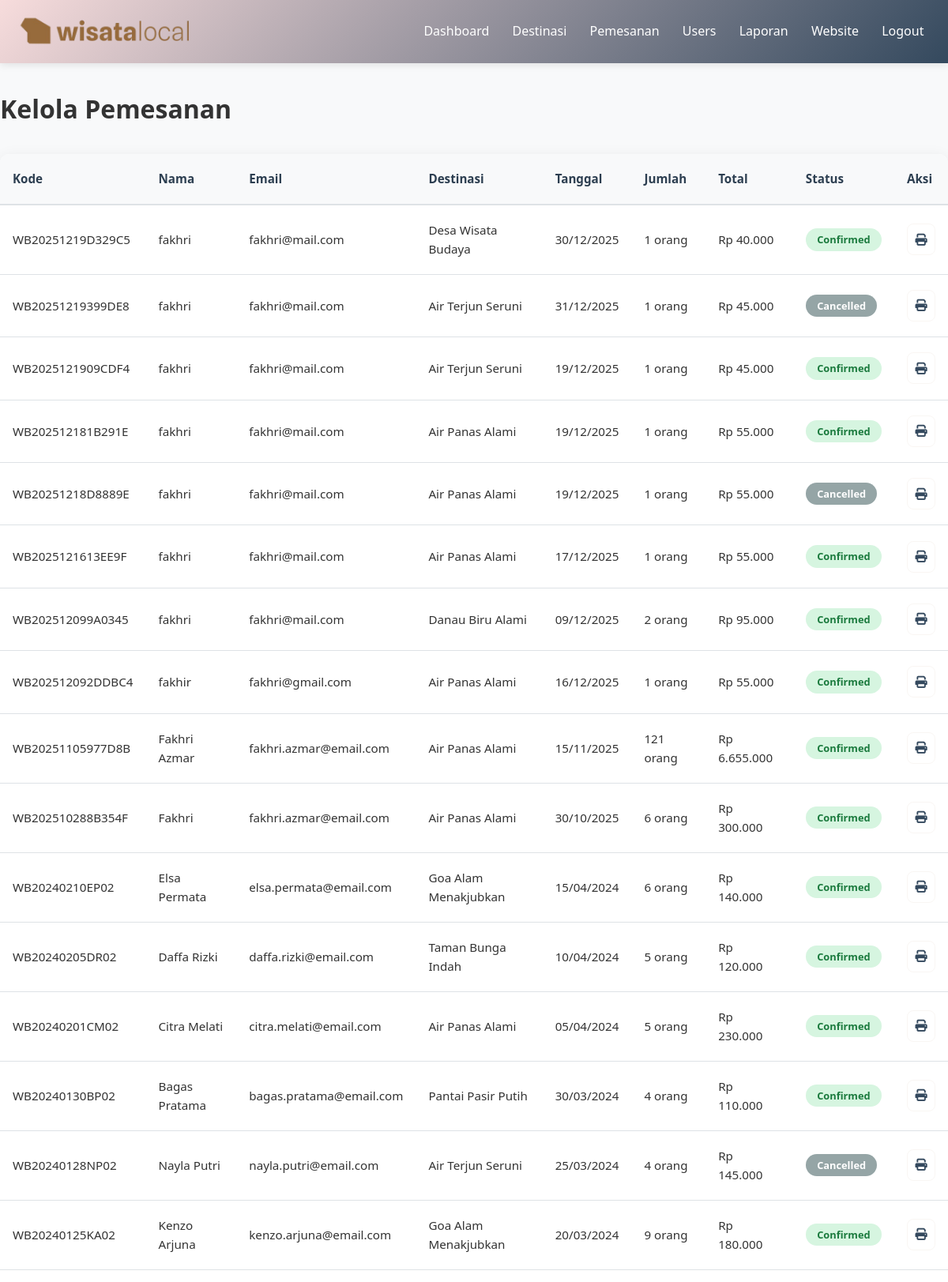
The app's page /admin/pemesanan.php (signed in, upper part) with its own data.
### tables this page shows
CREATE TABLE `pemesanan` (
  `id` int(11) NOT NULL AUTO_INCREMENT,
  `kode_booking` varchar(20) NOT NULL,
  `user_id` int(11) DEFAULT NULL,
  `destinasi_id` int(11) NOT NULL,
  `nama_pemesan` varchar(100) NOT NULL,
  `email` varchar(100) NOT NULL,
  `no_telepon` varchar(15) NOT NULL,
  `tanggal_berkunjung` date NOT NULL,
  `jumlah_dewasa` int(11) NOT NULL,
  `jumlah_anak` int(11) NOT NULL,
  `total_harga` decimal(10,2) NOT NULL,
  `status` enum('pending','confirmed','cancelled') DEFAULT 'pending',
  `created_at` timestamp NOT NULL DEFAULT current_timestamp(),
  PRIMARY KEY (`id`),
  UNIQUE KEY `kode_booking` (`kode_booking`),
  KEY `user_id` (`user_id`),
  KEY `destinasi_id` (`destinasi_id`),
  CONSTRAINT `pemesanan_ibfk_1` FOREIGN KEY (`user_id`) REFERENCES `users` (`id`),
  CONSTRAINT `pemesanan_ibfk_2` FOREIGN KEY (`destinasi_id`) REFERENCES `destinasi` (`id`)
);

CREATE TABLE `destinasi` (
  `id` int(11) NOT NULL AUTO_INCREMENT,
  `nama_destinasi` varchar(100) NOT NULL,
  `deskripsi` text DEFAULT NULL,
  `harga_dewasa` decimal(10,2) NOT NULL,
  `harga_anak` decimal(10,2) NOT NULL,
  `kuota_harian` int(11) NOT NULL,
  `gambar` varchar(255) DEFAULT NULL,
  `created_at` timestamp NOT NULL DEFAULT current_timestamp(),
  `foto` varchar(255) DEFAULT NULL,
  PRIMARY KEY (`id`)
);

### config/config.php (called while the page is built, shortened)
<?php
function formatRupiah($number) {
    return 'Rp ' . number_format($number, 0, ',', '.');
}
?>

### admin/pemesanan.php (the view, shortened to what this page needs)
<?php
require_once '../config/config.php';
$db = (new Database())->getConnection();
$user_filter = '';
$params = [];
$query = "
    SELECT p.*, d.nama_destinasi, u.nama_lengkap
    FROM pemesanan p
    LEFT JOIN destinasi d ON p.destinasi_id = d.id
    LEFT JOIN users u ON p.user_id = u.id
    $user_filter
    ORDER BY p.created_at DESC
";
$stmt = $db->prepare($query);
$stmt->execute($params);
$pemesanan = $stmt->fetchAll(PDO::FETCH_ASSOC);
?>
<!DOCTYPE html>
<html>
<head>
    <link rel="stylesheet" href="../css/style.css">
    <link rel="stylesheet" href="https://cdnjs.cloudflare.com/ajax/libs/font-awesome/6.4.0/css/all.min.css">
</head>
<body>
    <?php include 'header-admin.php'; ?>
    <main class="container">
        <h1>Kelola Pemesanan</h1>
        <div class="table-container">
            <table>
                <thead>
                    <tr>
                        <th>Kode</th>
                        <th>Nama</th>
                        <th>Email</th>
                        <th>Destinasi</th>
                        <th>Tanggal</th>
                        <th>Jumlah</th>
                        <th>Total</th>
                        <th>Status</th>
                        <th>Aksi</th>
                    </tr>
                </thead>
                <tbody>
                    <?php foreach ($pemesanan as $p): ?>
                        <tr>
                            <td><?php echo $p['kode_booking']; ?></td>
                            <td><?php echo $p['nama_pemesan']; ?></td>
                            <td><?php echo $p['email']; ?></td>
                            <td><?php echo $p['nama_destinasi']; ?></td>
                            <td><?php echo date('d/m/Y', strtotime($p['tanggal_berkunjung'])); ?></td>
                            <td><?php echo $p['jumlah_dewasa'] + $p['jumlah_anak']; ?> orang</td>
                            <td><?php echo formatRupiah($p['total_harga']); ?></td>
                            <td>
                                <span class="status <?php echo $p['status']; ?>"><?php echo $p['status']; ?></span>
                            </td>
                            <td>
                                <a class="btn btn-small" title="Cetak" href="../cetak_tiket.php?kode=<?php echo $p['kode_booking']; ?>" target="_blank">
                                    <i class="fa fa-print"></i>
                                </a>
                            </td>
                        </tr>
                    <?php endforeach; ?>
                </tbody>
            </table>
        </div>
    </main>
</body>
<?php
include '../includes/footer.php';
?>
</html>

### css/style.css (style rules this page uses)
* { margin: 0; padding: 0; box-sizing: border-box; }
html { scroll-behavior: smooth; }
body { font-family: 'Segoe UI', Tahoma, Geneva, Verdana, sans-serif; line-height: 1.6; color: #333; background-color: #f8f9fa; min-height: 100vh; display: flex; flex-direction: column; }
.container { max-width: 1200px; margin: 0 auto; padding: 0 20px; width: 100%; }
:root { --brown: #976a3c; --brown-dark: #34495e; --brown-soft: #f7efe6; --primary: #1e73be; --muted: #6c757d; }
main.container { flex: 1; padding: 2rem 0; margin-top: 0; }
.btn { display: inline-block; padding: 0.65rem 1.1rem; background: var(--primary); color: #fff; text-decoration: none; border-radius: 999px; border: none; cursor: pointer; font-size: 0.95rem; font-weight: 600; transition: transform 0.18s ease, box-shadow 0.18s ease, filter 0.12s ease; text-align: center; min-height: 40px; line-height: 1; }
.table-container { background: white; border-radius: 12px; overflow: hidden; box-shadow: 0 5px 20px rgba(0, 0, 0, 0.08); margin: 2rem 0; }
table { width: 100%; border-collapse: collapse; font-size: 0.95rem; }
th, td { padding: 1.2rem 1rem; text-align: left; border-bottom: 1px solid #dee2e6; }
th { background: #f8f9fa; font-weight: 600; color: #2c3e50; border-bottom: 2px solid #dee2e6; }
.status { padding: 0.4rem 1rem; border-radius: 20px; font-size: 0.8rem; font-weight: bold; text-transform: uppercase; display: inline-block; }
.status.confirmed { background: #d4edda; color: #155724; }
.status.cancelled { background: #f8d7da; color: #721c24; }
.status { padding: 0.25rem 0.9rem; border-radius: 999px; font-weight: 700; text-transform: capitalize; }
.status.confirmed { background: #d6f5e0; color: #1a7a3d; }
.status.cancelled { background: #95a5a6; color: white; }
.btn-small { display:inline-flex; align-items:center; justify-content:center; padding:0.35rem 0.55rem; background: transparent; color: var(--brown-dark); border-radius:8px; text-decoration:none; font-weight:700; min-width:36px; border: 1px solid rgba(151,106,60,0.06); }

### records on screen
pemesanan: kode_booking "WB20251219D329C5", nama_pemesan "fakhri", email "fakhri@mail.com", destinasi.nama_destinasi "Desa Wisata Budaya", tanggal_berkunjung "30/12/2025", $p['jumlah_dewasa'] + $p['jumlah_anak'] "1", total_harga "Rp 40.000", status "Confirmed"
pemesanan: kode_booking "WB20251219399DE8", nama_pemesan "fakhri", email "fakhri@mail.com", destinasi.nama_destinasi "Air Terjun Seruni", tanggal_berkunjung "31/12/2025", $p['jumlah_dewasa'] + $p['jumlah_anak'] "1", total_harga "Rp 45.000", status "Cancelled"
pemesanan: kode_booking "WB2025121909CDF4", nama_pemesan "fakhri", email "fakhri@mail.com", destinasi.nama_destinasi "Air Terjun Seruni", tanggal_berkunjung "19/12/2025", $p['jumlah_dewasa'] + $p['jumlah_anak'] "1", total_harga "Rp 45.000", status "Confirmed"
pemesanan: kode_booking "WB202512181B291E", nama_pemesan "fakhri", email "fakhri@mail.com", destinasi.nama_destinasi "Air Panas Alami", tanggal_berkunjung "19/12/2025", $p['jumlah_dewasa'] + $p['jumlah_anak'] "1", total_harga "Rp 55.000", status "Confirmed"
pemesanan: kode_booking "WB20251218D8889E", nama_pemesan "fakhri", email "fakhri@mail.com", destinasi.nama_destinasi "Air Panas Alami", tanggal_berkunjung "19/12/2025", $p['jumlah_dewasa'] + $p['jumlah_anak'] "1", total_harga "Rp 55.000", status "Cancelled"
pemesanan: kode_booking "WB2025121613EE9F", nama_pemesan "fakhri", email "fakhri@mail.com", destinasi.nama_destinasi "Air Panas Alami", tanggal_berkunjung "17/12/2025", $p['jumlah_dewasa'] + $p['jumlah_anak'] "1", total_harga "Rp 55.000", status "Confirmed"
pemesanan: kode_booking "WB202512099A0345", nama_pemesan "fakhri", email "fakhri@mail.com", destinasi.nama_destinasi "Danau Biru Alami", tanggal_berkunjung "09/12/2025", $p['jumlah_dewasa'] + $p['jumlah_anak'] "2", total_harga "Rp 95.000", status "Confirmed"
pemesanan: kode_booking "WB202512092DDBC4", nama_pemesan "fakhir", email "fakhri@gmail.com", destinasi.nama_destinasi "Air Panas Alami", tanggal_berkunjung "16/12/2025", $p['jumlah_dewasa'] + $p['jumlah_anak'] "1", total_harga "Rp 55.000", status "Confirmed"
pemesanan: kode_booking "WB20251105977D8B", nama_pemesan "Fakhri Azmar", email "fakhri.azmar@email.com", destinasi.nama_destinasi "Air Panas Alami", tanggal_berkunjung "15/11/2025", $p['jumlah_dewasa'] + $p['jumlah_anak'] "121", total_harga "Rp 6.655.000", status "Confirmed"
pemesanan: kode_booking "WB202510288B354F", nama_pemesan "Fakhri", email "fakhri.azmar@email.com", destinasi.nama_destinasi "Air Panas Alami", tanggal_berkunjung "30/10/2025", $p['jumlah_dewasa'] + $p['jumlah_anak'] "6", total_harga "Rp 300.000", status "Confirmed"
pemesanan: kode_booking "WB20240210EP02", nama_pemesan "Elsa Permata", email "elsa.permata@email.com", destinasi.nama_destinasi "Goa Alam Menakjubkan", tanggal_berkunjung "15/04/2024", $p['jumlah_dewasa'] + $p['jumlah_anak'] "6", total_harga "Rp 140.000", status "Confirmed"
pemesanan: kode_booking "WB20240205DR02", nama_pemesan "Daffa Rizki", email "daffa.rizki@email.com", destinasi.nama_destinasi "Taman Bunga Indah", tanggal_berkunjung "10/04/2024", $p['jumlah_dewasa'] + $p['jumlah_anak'] "5", total_harga "Rp 120.000", status "Confirmed"
pemesanan: kode_booking "WB20240201CM02", nama_pemesan "Citra Melati", email "citra.melati@email.com", destinasi.nama_destinasi "Air Panas Alami", tanggal_berkunjung "05/04/2024", $p['jumlah_dewasa'] + $p['jumlah_anak'] "5", total_harga "Rp 230.000", status "Confirmed"
pemesanan: kode_booking "WB20240130BP02", nama_pemesan "Bagas Pratama", email "bagas.pratama@email.com", destinasi.nama_destinasi "Pantai Pasir Putih", tanggal_berkunjung "30/03/2024", $p['jumlah_dewasa'] + $p['jumlah_anak'] "4", total_harga "Rp 110.000", status "Confirmed"
pemesanan: kode_booking "WB20240128NP02", nama_pemesan "Nayla Putri", email "nayla.putri@email.com", destinasi.nama_destinasi "Air Terjun Seruni", tanggal_berkunjung "25/03/2024", $p['jumlah_dewasa'] + $p['jumlah_anak'] "4", total_harga "Rp 145.000", status "Cancelled"
pemesanan: kode_booking "WB20240125KA02", nama_pemesan "Kenzo Arjuna", email "kenzo.arjuna@email.com", destinasi.nama_destinasi "Goa Alam Menakjubkan", tanggal_berkunjung "20/03/2024", $p['jumlah_dewasa'] + $p['jumlah_anak'] "9", total_harga "Rp 180.000", status "Confirmed"
